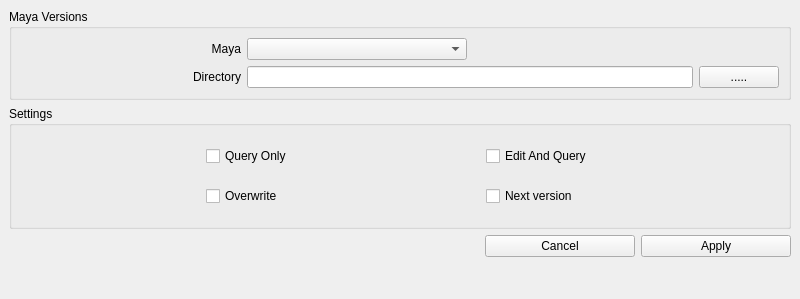
<?xml version="1.0" encoding="UTF-8"?>
<ui version="4.0">
 <class>MainWindow</class>
 <widget class="QMainWindow" name="MainWindow">
  <property name="geometry">
   <rect>
    <x>0</x>
    <y>0</y>
    <width>800</width>
    <height>299</height>
   </rect>
  </property>
  <property name="windowTitle">
   <string>MainWindow</string>
  </property>
  <widget class="QWidget" name="centralwidget">
   <layout class="QVBoxLayout" name="verticalLayout">
    <item>
     <widget class="QGroupBox" name="groupBox_versions">
      <property name="sizePolicy">
       <sizepolicy hsizetype="Preferred" vsizetype="Fixed">
        <horstretch>0</horstretch>
        <verstretch>0</verstretch>
       </sizepolicy>
      </property>
      <property name="title">
       <string>Maya Versions</string>
      </property>
      <layout class="QGridLayout" name="gridLayout">
       <item row="0" column="0">
        <widget class="QLabel" name="label">
         <property name="text">
          <string>Maya</string>
         </property>
         <property name="alignment">
          <set>Qt::AlignRight|Qt::AlignTrailing|Qt::AlignVCenter</set>
         </property>
        </widget>
       </item>
       <item row="0" column="1">
        <widget class="QComboBox" name="comboBox"/>
       </item>
       <item row="1" column="0">
        <widget class="QLabel" name="label_directory">
         <property name="sizePolicy">
          <sizepolicy hsizetype="Preferred" vsizetype="Fixed">
           <horstretch>0</horstretch>
           <verstretch>0</verstretch>
          </sizepolicy>
         </property>
         <property name="text">
          <string>Directory</string>
         </property>
         <property name="alignment">
          <set>Qt::AlignRight|Qt::AlignTrailing|Qt::AlignVCenter</set>
         </property>
        </widget>
       </item>
       <item row="1" column="1" colspan="2">
        <widget class="QLineEdit" name="lineEdit_directory"/>
       </item>
       <item row="1" column="3">
        <widget class="QPushButton" name="button_directory">
         <property name="sizePolicy">
          <sizepolicy hsizetype="Fixed" vsizetype="Fixed">
           <horstretch>0</horstretch>
           <verstretch>0</verstretch>
          </sizepolicy>
         </property>
         <property name="text">
          <string>.....</string>
         </property>
        </widget>
       </item>
      </layout>
     </widget>
    </item>
    <item>
     <widget class="QGroupBox" name="groupBox_mode">
      <property name="sizePolicy">
       <sizepolicy hsizetype="Preferred" vsizetype="Fixed">
        <horstretch>0</horstretch>
        <verstretch>0</verstretch>
       </sizepolicy>
      </property>
      <property name="title">
       <string>Settings</string>
      </property>
      <property name="alignment">
       <set>Qt::AlignLeading|Qt::AlignLeft|Qt::AlignTop</set>
      </property>
      <layout class="QGridLayout" name="gridLayout_2">
       <property name="margin">
        <number>20</number>
       </property>
       <property name="spacing">
        <number>20</number>
       </property>
       <item row="0" column="1">
        <widget class="QCheckBox" name="checkBox_edit">
         <property name="sizePolicy">
          <sizepolicy hsizetype="Fixed" vsizetype="Fixed">
           <horstretch>0</horstretch>
           <verstretch>0</verstretch>
          </sizepolicy>
         </property>
         <property name="text">
          <string>Edit And Query</string>
         </property>
        </widget>
       </item>
       <item row="0" column="0">
        <widget class="QCheckBox" name="checkBox_quarry">
         <property name="sizePolicy">
          <sizepolicy hsizetype="Fixed" vsizetype="Fixed">
           <horstretch>0</horstretch>
           <verstretch>0</verstretch>
          </sizepolicy>
         </property>
         <property name="text">
          <string>Query Only</string>
         </property>
        </widget>
       </item>
       <item row="1" column="0">
        <widget class="QCheckBox" name="checkBox_overwrite">
         <property name="sizePolicy">
          <sizepolicy hsizetype="Fixed" vsizetype="Fixed">
           <horstretch>0</horstretch>
           <verstretch>0</verstretch>
          </sizepolicy>
         </property>
         <property name="text">
          <string>Overwrite</string>
         </property>
        </widget>
       </item>
       <item row="1" column="1">
        <widget class="QCheckBox" name="checkBox_version">
         <property name="sizePolicy">
          <sizepolicy hsizetype="Fixed" vsizetype="Fixed">
           <horstretch>0</horstretch>
           <verstretch>0</verstretch>
          </sizepolicy>
         </property>
         <property name="text">
          <string>Next version</string>
         </property>
        </widget>
       </item>
      </layout>
     </widget>
    </item>
    <item>
     <layout class="QHBoxLayout" name="horizontalLayout_apply">
      <item>
       <spacer name="horizontalSpacer">
        <property name="orientation">
         <enum>Qt::Horizontal</enum>
        </property>
        <property name="sizeHint" stdset="0">
         <size>
          <width>40</width>
          <height>20</height>
         </size>
        </property>
       </spacer>
      </item>
      <item>
       <widget class="QPushButton" name="button_cancel">
        <property name="minimumSize">
         <size>
          <width>150</width>
          <height>0</height>
         </size>
        </property>
        <property name="text">
         <string>Cancel</string>
        </property>
       </widget>
      </item>
      <item>
       <widget class="QPushButton" name="button_apply">
        <property name="minimumSize">
         <size>
          <width>150</width>
          <height>0</height>
         </size>
        </property>
        <property name="text">
         <string>Apply</string>
        </property>
       </widget>
      </item>
     </layout>
    </item>
    <item>
     <spacer name="verticalSpacer">
      <property name="orientation">
       <enum>Qt::Vertical</enum>
      </property>
      <property name="sizeHint" stdset="0">
       <size>
        <width>20</width>
        <height>40</height>
       </size>
      </property>
     </spacer>
    </item>
   </layout>
  </widget>
  <widget class="QMenuBar" name="menubar">
   <property name="geometry">
    <rect>
     <x>0</x>
     <y>0</y>
     <width>800</width>
     <height>23</height>
    </rect>
   </property>
  </widget>
 </widget>
 <resources/>
 <connections/>
</ui>
